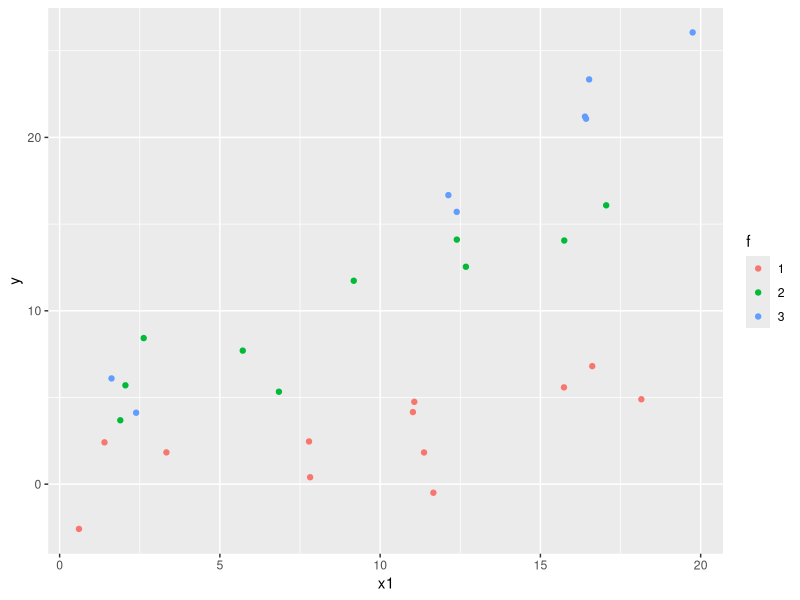

R code for this plot:
# mean centering

library(tidyverse)
set.seed(999)
b0 <- 1.4 # intercept
b1 <- 0.2 # continuous slope
b2 <- 1.7 # factor level 0-1 coefficient
b3 <- 2.9 # factor level 0-2 coefficient
b1.2 <- 0.5 # interaction between b1 and b2
b1.3 <- 0.9 # interaction between b1 and b3
sigma <- 2.0 # residual standard deviation
N <- 30 # number of data points

x1 <- runif(N, 0, 20) # continuous predictor data
# 3-factor predictor data:
f <- sample(c(1, 2, 3), N, replace = TRUE)

x2 <- ifelse(f == 2, 1, 0)
x3 <- ifelse(f == 3, 1, 0)

y <- rnorm(N, mean = b0 +
             b1 * x1 +
             b2 * x2 +
             b3 * x3 +
             x1 * x2 * b1.2 +
             x1 * x3 * b1.3,
           sd = sigma)

dat <- data.frame(x1, x2, x3, y,
                  f = as.factor(f))
head(dat)

dat %>% ggplot(aes(x1, y, color=f)) + geom_point()

m2 <- lm(y ~ x1 * f, data = dat)
t(round(coef(m2), 2))

m2.1 <- lm(y ~ x1 * x2 + x1 * x3, data = dat)
t(round(coef(m2.1), 2))

m2.1_no_inter <- lm(y ~ x1 + x2 + x3, data = dat)
t(round(coef(m2.1_no_inter), 2))
